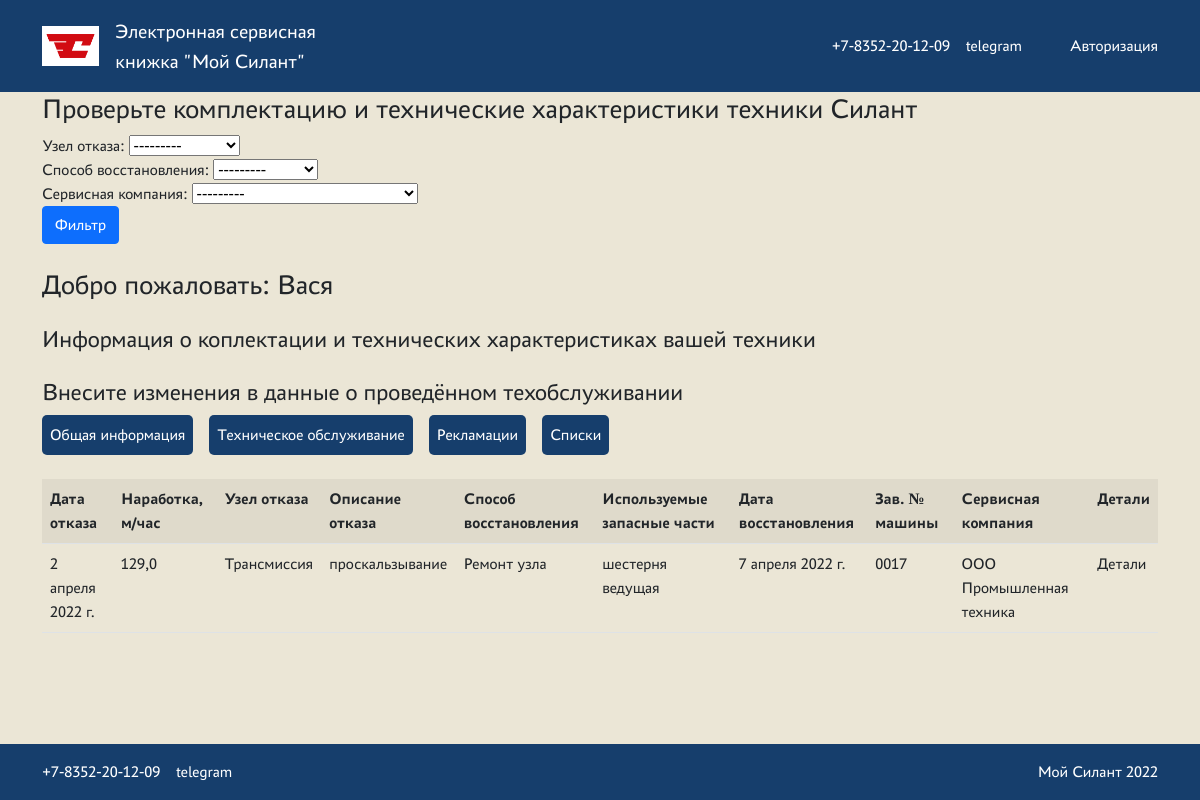
Screenshot of /claim/ (signed in) with the database file from the repository.
### src/models.py (models this page shows, shortened)
class Claim(models.Model):
    failure_date = models.DateField(verbose_name="Дата отказа")
    operating_time = models.FloatField(verbose_name="Наработка, м/час")
    breakdown_unit = models.ForeignKey(BreakdownUnit, verbose_name="Узел отказа", on_delete=models.CASCADE)
    failure_description = models.TextField(verbose_name="Описание отказа")
    recover_method = models.ForeignKey(RecoverMethod, verbose_name="Способ восстановления", on_delete=models.CASCADE)
    used_parts = models.TextField(verbose_name="Используемые запасные части", null=True, blank=True)
    recover_date = models.DateField(verbose_name="Дата восстановления")
    machine = models.ForeignKey(Machine, verbose_name="Зав. № машины", on_delete=models.CASCADE)
    service_company = models.ForeignKey(ServiceCompany, verbose_name="Сервисная компания", on_delete=models.CASCADE)
    class Meta:
        verbose_name = "Рекламации"
        ordering = ["-failure_date"]

class BreakdownUnit(models.Model):
    name = models.TextField(verbose_name="Узел отказа")
    description = models.TextField(verbose_name="Описание")
    def __str__(self):
        return self.name
    class Meta:
        verbose_name = "Узел отказа"

class RecoverMethod(models.Model):
    name = models.TextField(verbose_name="Способ восстановления")
    description = models.TextField(verbose_name="Описание")
    def __str__(self):
        return self.name
    class Meta:
        verbose_name = "Способ восстановления"

class Machine(models.Model):
    machine_serial_number = models.TextField(unique=True, verbose_name="Зав. № машины")
    machine_model = models.ForeignKey(MachineModel, verbose_name="Модель техники", on_delete=models.CASCADE)
    engine_model = models.ForeignKey(EngineModel, verbose_name="Модель двигателя", on_delete=models.CASCADE)
    engine_serial_number = models.TextField(verbose_name="Зав. № двигателя")
    transmission_model = models.ForeignKey(TransmissionModel, verbose_name="Модель трансмиссии", on_delete=models.CASCADE)
    transmission_serial_number = models.TextField(verbose_name="Зав. № трансмиссии")
    driving_axle_model = models.ForeignKey(DrivingAxleModel, verbose_name="Модель ведущего моста", on_delete=models.CASCADE)
    driving_axle_serial_number = models.TextField(verbose_name="Зав. № ведущего моста")
    steering_axle_model = models.ForeignKey(SteeringAxleModel, verbose_name="Модель управляемого моста", on_delete=models.CASCADE)
    steering_axle_serial_number = models.TextField(verbose_name="Зав. № управляемого моста")
    contract = models.TextField(verbose_name="Договор поставки №, дата")
    from_factory_shipment_date = models.DateField(verbose_name="Дата отгрузки с завода")
    consignee = models.TextField(verbose_name="Грузополучатель (конечный потребитель)")
    delivery_address = models.TextField(verbose_name="Адрес поставки (эксплуатации)")
    additional_options = models.TextField(verbose_name="Комплектация (доп. опции)")
    client = models.TextField(verbose_name="Клиент")
    service_company = models.ForeignKey(ServiceCompany, verbose_name="Сервисная компания", on_delete=models.CASCADE)
    def __str__(self):
        return self.machine_serial_number
    class Meta:
        verbose_name = "Машина"
        ordering = ["-from_factory_shipment_date"]

class ServiceCompany(models.Model):
    name = models.TextField(verbose_name="Название сервисной компании")
    description = models.TextField(blank=True, verbose_name="Описание")
    def __str__(self):
        return self.name
    class Meta:
        verbose_name = "Сервисная компания"

### src/views.py (the view)
# urls.py: path("claim/", ClaimListView.as_view(), name="claims"),
class ClaimListView(LoginRequiredMixin, ListView):
    model = Claim
    context_object_name = "claim"
    template_name = "./claim/claims.html"
    def get_context_data(self, *args, **kwargs):
        filter = ClaimFilter(self.request.GET, queryset=self.get_queryset())
        manager = self.request.user.groups.filter(name="Менеджер")
        if not manager.exists():
            is_manager = "НЕ менеджер"
        else:
            is_manager = "Менеджер"
        context = {"filter": filter, "is_manager": is_manager}
        return context

### templates/claim/claims.html
<!DOCTYPE html>
{% extends "default.html" %}
{% load static %}
{% block content %}
    <section class="claim">
    <h3 class="heading">Проверьте комплектацию и технические характеристики техники Силант</h3>
    <form method="GET">
        {{ filter.form }}
        <div>
            <input class="btn btn-primary" type="submit" value="Фильтр">
        </div>
    </form>
    <h3 class="heading mt-4">Добро пожаловать: {{ request.user.first_name }}</h3>
    <h4 class="search__description mt-4">
        Информация о коплектации и технических характеристиках вашей техники
    </h4>
    <h4 class="search__description mt-4">
        Внесите изменения в данные о проведённом техобслуживании
    </h4>
    <nav class="btn-wrapper">
        <ul class="nav-btns">
            <li class="nav-item">
                <a href="/machines/">Общая информация</a>
            </li>
            <li class="nav-item">
                <a href="/maintenance/">Техническое обслуживание</a>
            </li>
            <li class="nav-item">
                <a href="/claim/">Рекламации</a>
            </li>
            {% if is_manager == 'Менеджер' %}
                <li class="nav-item">
                    <a href="/servicecompany/">Списки</a>
                </li>
            {% endif %}
        </ul>
    </nav>
    <div class="table-responsive mt-4">
        <table class="table table-striped">
            <tbody>
            <tr>
                <th>Дата отказа</th>
                <th>Наработка, м/час</th>
                <th>Узел отказа</th>
                <th>Описание отказа</th>
                <th>Способ восстановления</th>
                <th>Используемые запасные части</th>
                <th>Дата восстановления</th>
                <th>Зав. № машины</th>
                <th>Сервисная компания</th>
                <th>Детали</th>
                {% for c in filter.qs %}
                    {% if c.client == request.user.first_name or c.service_company.name == request.user.first_name or is_manager == "Менеджер" %}
                    <tr>
                        <td>{{ c.failure_date }}</td>
                        <td>{{ c.operating_time }}</td>
                        <td>{{ c.breakdown_unit }}</td>
                        <td>{{ c.failure_description }}</td>
                        <td>{{ c.recover_method }}</td>
                        <td>{{ c.used_parts }}</td>
                        <td>{{ c.recover_date }}</td>
                        <td>{{ c.machine }}</td>
                        <td>{{ c.service_company }}</td>
                        <td><a href="{% url 'claim_detail' c.pk %}">Детали</a></td>
                    </tr>
                    {% endif %}
                {% endfor %}
            </tbody>
        </table>
    </div>
</section>
{% endblock content %}

### static/css/styles.css (style rules this page uses)
:root { --color-primary: #163E6C; --color-secondary: #EBE6D6; --color-danger: #D20A11; --color-text-primary: #FFFFFF; }
*, *:before, *:after { margin: 0; padding: 0; box-sizing: border-box; }
a { text-decoration: none; color: inherit; }
ul,li { list-style-type: none; margin: 0; padding: 0; }
body { font-family: "PT Astra Sans"; margin: 0; display: flex; flex-direction: column; min-height: 100vh; }
.nav-btns { display: flex; gap: 1rem; }
.nav-item { background-color: var(--color-primary); color: var(--color-text-primary); padding: 0.5rem; border-radius: 5px; }

### rows the page displays
Claim: failure_date "2 апреля 2022 г.", operating_time "129,0", breakdown_unit "Трансмиссия", failure_description "проскальзывание", recover_method "Ремонт узла", used_parts "шестерня ведущая", recover_date "7 апреля 2022 г.", machine "0017", service_company "ООО Промышленная техника"

### other values shown
{{ request.user.first_name }} "Вася"
